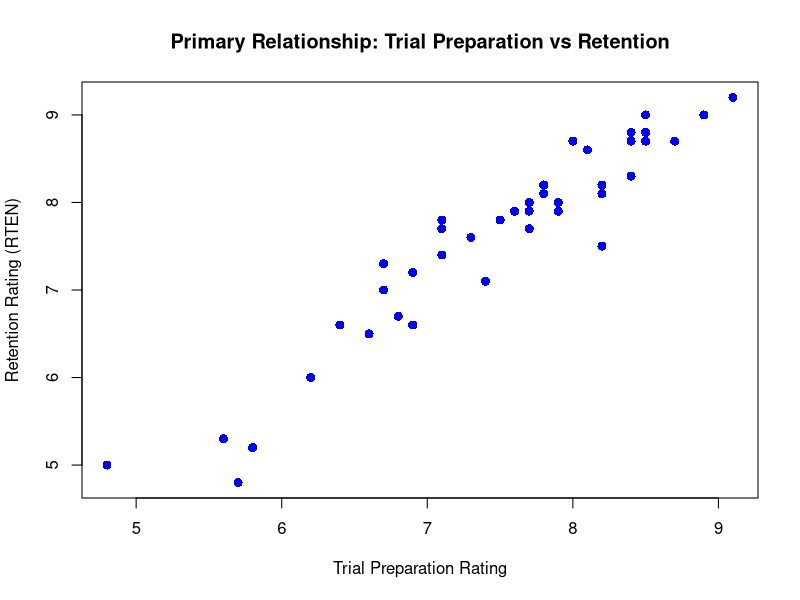
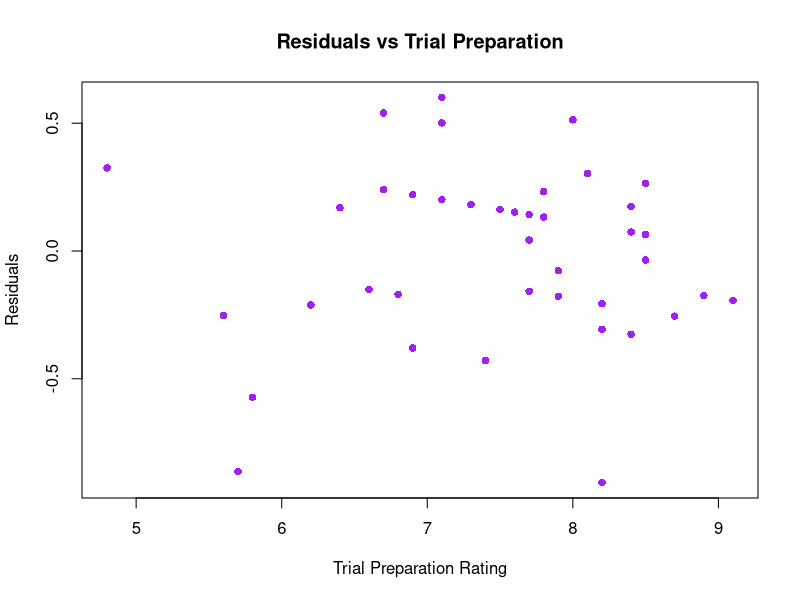

Write R code to recreate these figures, in order.
## ---- chunk 1
# 1. Basic structure & missingness
cat("Missing values:", sum(is.na(USJudgeRatings)), "\n")
cat("\nNo missing values -- ok to proceed with whole dataset")
## ---- chunk 2
# Focused plot for Trial Preparation vs Retention Rating
plot(USJudgeRatings$PREP, USJudgeRatings$RTEN,
     xlab = "Trial Preparation Rating", 
     ylab = "Retention Rating (RTEN)",
     main = "Primary Relationship: Trial Preparation vs Retention",
     pch = 16, col = "blue", cex = 1.2)
## ---- chunk 3
model_prep <- lm(RTEN ~ PREP, data = USJudgeRatings)
summary(model_prep)
## ---- chunk 4
plot(USJudgeRatings$PREP, residuals(model_prep),
     xlab = "Trial Preparation Rating",
     ylab = "Residuals",
     main = "Residuals vs Trial Preparation",
     pch = 16, col = "purple")
## ---- chunk 5
# Complex model: PREP + all other variables
model_complex <- lm(RTEN ~ ., data = USJudgeRatings)  # . means all other variable
# F-test to compare nested models
f_test_result <- anova(model_prep, model_complex, test='F')
print(f_test_result)
## ---- chunk 6
library(leaps)

##### Adjusted R^2 for Judicial Ratings #####
best_adjr2 <- leaps(x = USJudgeRatings[,-which(names(USJudgeRatings) == "RTEN")], 
                    y = USJudgeRatings$RTEN,
                    method = 'adjr2')

# Create readable output
models <- best_adjr2$which
adjR2 <- cbind(models, round(best_adjr2$adjr2, digits = 5))
colnames(adjR2) <- c(names(USJudgeRatings)[names(USJudgeRatings) != "RTEN"], 'adjR2')

# Display models sorted by adjusted R² (highest first)
top_10_adjr2 <- adjR2[order(best_adjr2$adjr2, decreasing = TRUE),][1:10,]
print(top_10_adjr2)
## ---- chunk 7
model_r2 = lm(RTEN ~ INTG+ DMNR+ DECI+ ORAL+ PHYS, data=USJudgeRatings)
summary(model_r2)
## ---- chunk 8
# Get the top 10 models by adjusted R²
top_10_adjr2 <- adjR2[order(best_adjr2$adjr2, decreasing = TRUE),][1:10,]

# Calculate BIC for each of the top 10 models
n <- nrow(USJudgeRatings)
bic_values <- numeric(10)

for(i in 1:10) {
  # Get which variables are in this model
  model_vars <- names(which(top_10_adjr2[i, 1:11] == 1))  # First 11 columns are variables
  
  # Build the formula
  if(length(model_vars) > 0) {
    formula <- as.formula(paste("RTEN ~", paste(model_vars, collapse = " + ")))
    model <- lm(formula, data = USJudgeRatings)
    bic_values[i] <- BIC(model)
  } else {
    # Intercept-only model
    model <- lm(RTEN ~ 1, data = USJudgeRatings)
    bic_values[i] <- BIC(model)
  }
}

# Create final results table - convert to data frame first
top_10_with_bic <- data.frame(top_10_adjr2, BIC = bic_values)

# Sort by BIC (lower is better)
top_10_with_bic[order(top_10_with_bic$BIC), ]
## ---- chunk 9
summary(model_r2)
